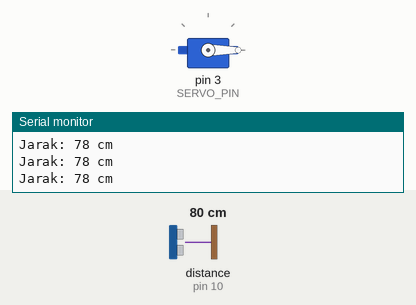
This sketch was run on a simulated Arduino Uno, built with avr-gcc and run on an emulated ATmega328P. On the bench: servo, the last lines printed to the serial monitor. Wiring (inferred from the names in the program): ultrasonic range finder: trigger pin 11; echo pin 10. The test bench sets the inputs (shaded band); at power-on: distance to the obstacle (sensor on pin 10) 80 cm. The echo pulse lasts 58.3 µs per cm.

Above: at 1.3 s.
1.4 s: distance to the obstacle (sensor on pin 10) set to 19 cm
2.9 s: distance to the obstacle (sensor on pin 10) set to 15 cm
At 3.41 s:
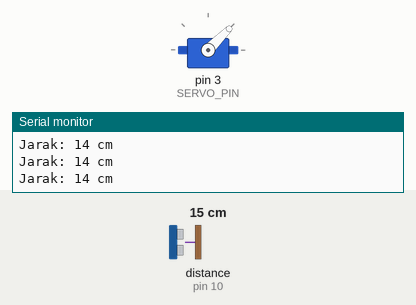
At 4.9 s:
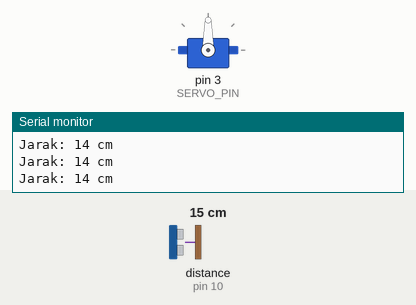
Timing chart, 0 to 6.4 s (numbered marks = the images above; inputs shaded):
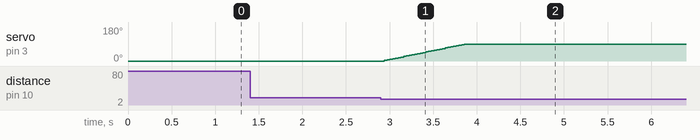

Measured:
- the behaviour switches between 17 and 16 cm on distance to the obstacle (sensor on pin 10) (found by bisection; images 0 and 1)
- after the input at 2.9 s, servo on pin 3 (SERVO_PIN): moves from 0° to 90° over 0.92 s, starting at once

The sketch:

pintu_otomatis.ino
```cpp
// (licence header left out)
#include <Servo.h>

// ============================================================
// KONFIGURASI PIN
// ============================================================

#define TRIG_PIN    11      ///< Pin output trigger sensor HC-SR04
#define ECHO_PIN    10      ///< Pin input echo sensor HC-SR04
#define SERVO_PIN    3      ///< Pin sinyal PWM servo motor

// ============================================================
// KONFIGURASI SUDUT SERVO
// ============================================================

#define OPEN_ANGLE   90     ///< Sudut servo saat pintu terbuka penuh (derajat)
#define CLOSE_ANGLE   0     ///< Sudut servo saat pintu tertutup penuh (derajat)

// ============================================================
// KONFIGURASI THRESHOLD & TIMING
// ============================================================

#define DIST_THRESHOLD  15  ///< Jarak deteksi objek maksimum (cm)
#define OPEN_DELAY    5000  ///< Waktu tunggu sebelum pintu menutup kembali (ms)

// ============================================================
// KONFIGURASI GERAK SERVO
// ============================================================

#define OPEN_STEP    3      ///< Increment sudut per langkah saat membuka (derajat)
#define CLOSE_STEP   1      ///< Decrement sudut per langkah saat menutup (derajat)
#define SERVO_DELAY  10     ///< Interval antar langkah servo (ms)

// ============================================================
// DEKLARASI OBJEK
// ============================================================

Servo doorServo;            ///< Objek servo motor untuk menggerakkan pintu

// ============================================================
// DEFINISI STATE MACHINE
// ============================================================

/**
 * @enum DoorState
 * @brief Mendefinisikan state-state yang mungkin pada sistem pintu otomatis.
 *
 * Transisi antar state dikelola di dalam fungsi loop() berdasarkan
 * nilai jarak sensor dan kondisi timer aktif.
 */
enum DoorState {
  CLOSED,   ///< Pintu dalam kondisi tertutup penuh, menunggu deteksi objek
  OPENING,  ///< Pintu sedang dalam proses membuka (servo bergerak ke OPEN_ANGLE)
  OPEN,     ///< Pintu dalam kondisi terbuka penuh, menunggu objek pergi
  CLOSING   ///< Pintu sedang dalam proses menutup (servo bergerak ke CLOSE_ANGLE)
};

// ============================================================
// VARIABEL GLOBAL STATE
// ============================================================

DoorState doorState = CLOSED;   ///< State awal sistem saat boot

unsigned long stateTimer = 0;   ///< Timer untuk tracking durasi state OPEN
unsigned long servoTimer = 0;   ///< Timer non-blocking untuk gerakan servo

int servoAngle = CLOSE_ANGLE;   ///< Sudut servo saat ini (posisi aktual)

// ============================================================
// FUNGSI SETUP
// ============================================================

/**
 * @brief Inisialisasi sistem saat Arduino pertama kali dinyalakan.
 *
 * Mengkonfigurasi pin I/O, menginisialisasi servo motor ke posisi
 * tertutup, dan memulai komunikasi serial untuk debugging.
 */
void setup() {
  // Konfigurasi pin sensor ultrasonik
  pinMode(TRIG_PIN, OUTPUT);
  pinMode(ECHO_PIN, INPUT);

  // Inisialisasi servo ke posisi tertutup
  doorServo.attach(SERVO_PIN);
  doorServo.write(CLOSE_ANGLE);

  // Inisialisasi komunikasi serial untuk debugging
  Serial.begin(9600);
  Serial.println("============================================");
  Serial.println("  Sistem Pintu Otomatis - by Mardiansyah  ");
  Serial.println("============================================");
  Serial.println("Sistem diinisialisasi. State: CLOSED");
  Serial.println("--------------------------------------------");
}

// ============================================================
// FUNGSI PENGUKURAN JARAK
// ============================================================

/**
 * @brief Mengukur jarak objek menggunakan sensor ultrasonik HC-SR04.
 *
 * Memancarkan pulsa ultrasonik 10 µs melalui pin TRIG, kemudian
 * mengukur lebar pulsa echo yang diterima. Jarak dihitung menggunakan
 * rumus: d = (durasi × kecepatan_suara) / 2, dimana kecepatan suara
 * ≈ 0.034 cm/µs pada suhu kamar.
 *
 * @note Timeout 30.000 µs setara dengan jangkauan ~510 cm.
 *       Nilai di atas jangkauan efektif HC-SR04 (400 cm) akan
 *       mengembalikan -1 untuk menandakan tidak ada objek.
 *
 * @return Jarak dalam centimeter (cm), atau -1 jika timeout / tidak ada objek.
 */
long getDistance() {
  // Pastikan pin TRIG dalam kondisi LOW sebelum pengukuran
  digitalWrite(TRIG_PIN, LOW);
  delayMicroseconds(2);

  // Kirim pulsa HIGH selama 10 µs untuk memicu pengukuran
  digitalWrite(TRIG_PIN, HIGH);
  delayMicroseconds(10);
  digitalWrite(TRIG_PIN, LOW);

  // Ukur lebar pulsa echo dengan timeout 30.000 µs
  long duration = pulseIn(ECHO_PIN, HIGH, 30000);

  // Kembalikan -1 jika tidak ada echo (timeout)
  if (duration == 0) return -1;

  // Hitung dan kembalikan jarak dalam cm
  // Rumus: d = (t × v) / 2 = (durasi × 0.034) / 2
  return duration * 0.034 / 2;
}

// ============================================================
// FUNGSI LOOP UTAMA
// ============================================================

/**
 * @brief Loop utama program — menjalankan Finite State Machine (FSM).
 *
 * Setiap iterasi loop melakukan:
 *   1. Pengukuran jarak sensor ultrasonik
 *   2. Evaluasi transisi state berdasarkan jarak dan timer
 *   3. Eksekusi aksi servo sesuai state aktif
 *   4. Output status ke Serial Monitor
 *
 * Pendekatan non-blocking dengan millis() memastikan sistem
 * tetap responsif terhadap perubahan kondisi sensor kapan pun.
 */
void loop() {
  long distance = getDistance();         // Baca jarak dari sensor
  unsigned long now = millis();          // Timestamp saat ini

  // Tampilkan pembacaan jarak ke Serial Monitor
  Serial.print("Jarak: ");
  Serial.print(distance);
  Serial.println(" cm");

  // --------------------------------------------------------
  // EVALUASI STATE MACHINE
  // --------------------------------------------------------
  switch (doorState) {

    // -------------------------------------------------------
    // STATE: CLOSED — Pintu tertutup, menunggu deteksi objek
    // -------------------------------------------------------
    case CLOSED:
      if (distance > 0 && distance <= DIST_THRESHOLD) {
        doorState = OPENING;
        Serial.println("[STATE] CLOSED → OPENING");
      }
      break;

    // -------------------------------------------------------
    // STATE: OPENING — Servo bergerak dari 0° menuju OPEN_ANGLE
    // -------------------------------------------------------
    case OPENING:
      if (now - servoTimer >= SERVO_DELAY) {
        servoTimer = now;

        if (servoAngle < OPEN_ANGLE) {
          // Gerakkan servo satu langkah ke arah terbuka
          servoAngle += OPEN_STEP;

          // Clamp agar tidak melebihi sudut maksimum
          if (servoAngle > OPEN_ANGLE)
            servoAngle = OPEN_ANGLE;

          doorServo.write(servoAngle);

        } else {
          // Servo telah mencapai posisi terbuka penuh
          stateTimer = now;
          doorState = OPEN;
          Serial.println("[STATE] OPENING → OPEN");
        }
      }
      break;

    // -------------------------------------------------------
    // STATE: OPEN — Pintu terbuka, memantau keberadaan objek
    // -------------------------------------------------------
    case OPEN:
      // Jika objek masih terdeteksi, reset countdown timer
      if (distance > 0 && distance <= DIST_THRESHOLD) {
        stateTimer = now;
      }

      // Jika tidak ada objek selama OPEN_DELAY ms, mulai menutup
      if (now - stateTimer >= OPEN_DELAY) {
        doorState = CLOSING;
        Serial.println("[STATE] OPEN → CLOSING");
      }
      break;

    // -------------------------------------------------------
    // STATE: CLOSING — Servo bergerak dari OPEN_ANGLE menuju 0°
    // -------------------------------------------------------
    case CLOSING:
      // SAFETY CHECK: batalkan penutupan jika objek terdeteksi kembali
      if (distance > 0 && distance <= DIST_THRESHOLD) {
        doorState = OPENING;
        Serial.println("[SAFETY] Objek terdeteksi — CLOSING → OPENING");
        break;
      }

      if (now - servoTimer >= SERVO_DELAY) {
        servoTimer = now;

        if (servoAngle > CLOSE_ANGLE) {
          // Gerakkan servo satu langkah ke arah tertutup
          servoAngle -= CLOSE_STEP;

          // Clamp agar tidak kurang dari sudut minimum
          if (servoAngle < CLOSE_ANGLE)
            servoAngle = CLOSE_ANGLE;

          doorServo.write(servoAngle);

        } else {
          // Servo telah mencapai posisi tertutup penuh
          doorState = CLOSED;
          Serial.println("[STATE] CLOSING → CLOSED");
        }
      }
      break;
  }

  // Delay minimal untuk stabilitas pembacaan sensor
  delay(30);
}
```
